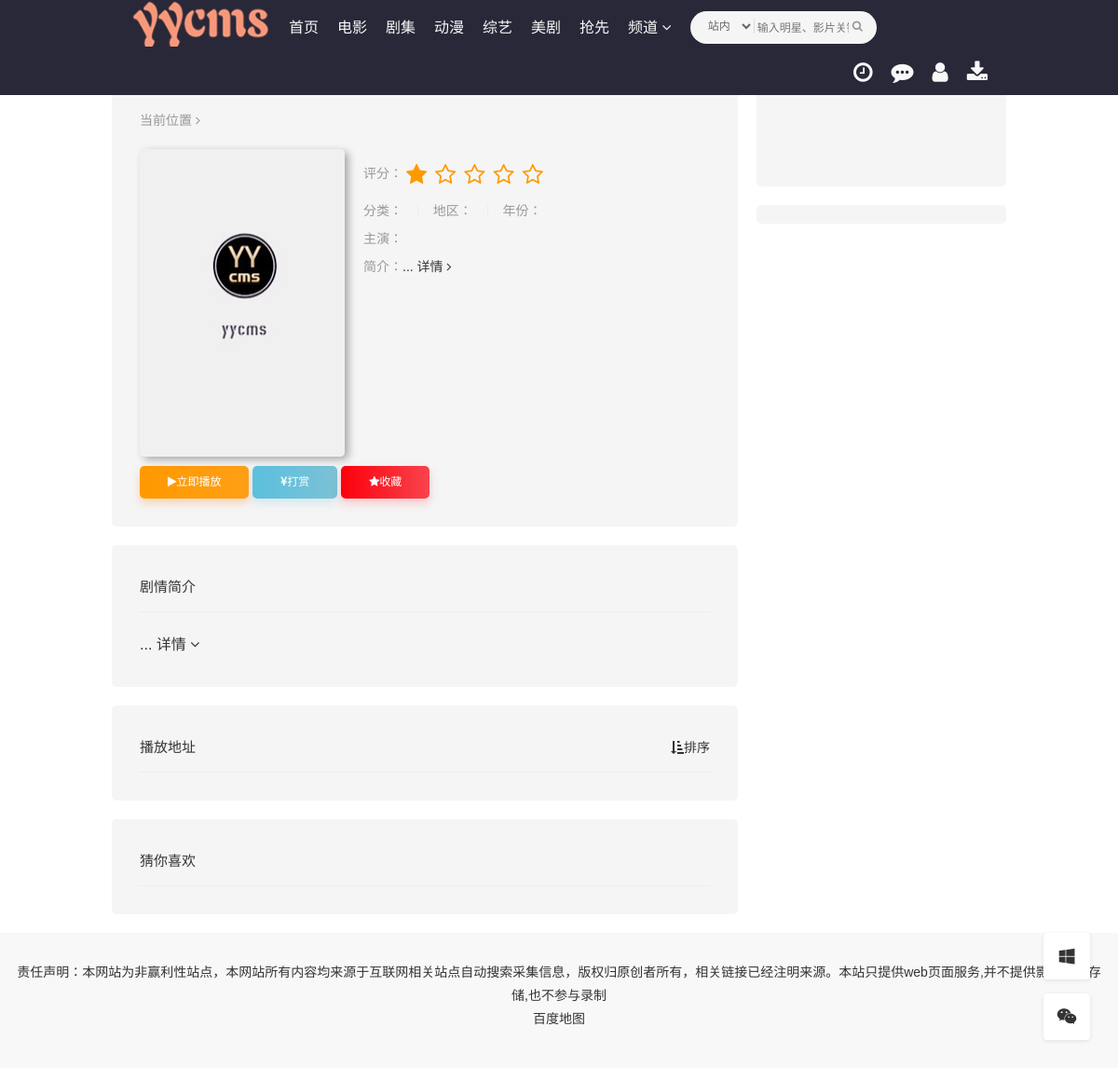
The page /play.php on the database its author committed.
### tables this page shows
CREATE TABLE `yycms_pintai` (
  `id` int(11) NOT NULL AUTO_INCREMENT,
  `a_bt` varchar(50) DEFAULT NULL,
  `a_name` varchar(80) DEFAULT NULL,
  `a_url` varchar(80) DEFAULT NULL,
  `a_keywords` varchar(80) DEFAULT NULL,
  `a_description` varchar(250) DEFAULT NULL,
  `a_bfqgg` varchar(5) DEFAULT NULL,
  `a_jzt` varchar(250) DEFAULT NULL,
  `a_hckg` smallint(6) DEFAULT NULL,
  `a_dbdh` varchar(5) DEFAULT NULL,
  `a_dst` varchar(250) DEFAULT NULL,
  `a_dylb` varchar(5) DEFAULT NULL,
  `a_hcsj` varchar(10) DEFAULT NULL,
  `a_logo` varchar(250) DEFAULT NULL,
  `a_fhkg` smallint(6) DEFAULT NULL,
  `a_mrjx` varchar(50) DEFAULT NULL,
  `a_jxjk` text,
  `a_zyjk` text,
  `a_ggkg` varchar(2) DEFAULT NULL,
  `a_gg` text,
  `a_qqsp` text,
  `a_tj` text,
  `a_bq` text,
  `a_mb` varchar(10) DEFAULT NULL,
  `a_uare` varchar(10) DEFAULT NULL,
  `a_pass` varchar(10) DEFAULT NULL,
  `gg_gg1` text,
  `gg_gg2` text,
  `gg_gg3` text,
  `gg_gg4` text,
  `gg_gg5` text,
  `gg_gg6` text,
  `gg_gg7` text,
  `gg_gg8` text,
  `gg_gg9` text,
  `gg_gg10` text,
  `gg_gg11` text,
  `zf_kg` varchar(5) DEFAULT NULL,
  `zf_user` varchar(10) DEFAULT NULL,
  `zf_pass` varchar(150) DEFAULT NULL,
  `zf_pay` text,
  `a_user_user` varchar(20) DEFAULT NULL,
  `a_user_pass` varchar(20) DEFAULT NULL,
  `a_sfkg` varchar(10) DEFAULT NULL,
  `a_wximg` varchar(255) DEFAULT NULL,
  `s_bftitle` text,
  `s_bfkeywords` text,
  `s_bfdescription` text,
  `a_kg1` varchar(5) DEFAULT NULL,
  `a_kg2` varchar(5) DEFAULT NULL,
  `a_kg3` varchar(5) DEFAULT NULL,
  `a_kg4` varchar(5) DEFAULT NULL,
  `a_kg5` varchar(5) DEFAULT NULL,
  `a_ylcs1` varchar(255) DEFAULT NULL,
  `a_ylcs2` varchar(255) DEFAULT NULL,
  `a_baidu` varchar(255) DEFAULT NULL,
  `a_xzh` varchar(255) DEFAULT NULL,
  `a_gjcpb` text,
  `a_gjcth` text,
  `a_mjgjc` text,
  `a_zdyurl` text,
  `a_mjlm` text,
  PRIMARY KEY (`id`)
);

### templets/yycms/detail.php (the view, shortened to what the rows shown need)
<!DOCTYPE html>
<html>
<head>
<?php
include 'head.php';
?>
</head>
<body class="yycmsys">
<?php
include 'header.php';
?>
<div class="container">
  <div class="row">
    <div class="col-lg-wide-75 col-md-wide-7 col-xs-1 padding-0">
      <div class="myui-panel myui-panel-bg clearfix">
        <div class="myui-panel-box clearfix">
          <div class="col-xs-1">
            <span class="text-muted">当前位置</span>
            <i class="fa fa-angle-right text-muted"></i>
            <span class="text-muted"><?php echo $bftitlezl; ?></span></div>
          <div class="col-xs-1">
            <div class="myui-content__thumb">
              <a class="myui-vodlist__thumb picture" href="<?php echo $bfypurldz;?>" target="_blank"  title="<?php echo $bftitlezl; ?>">
                <img class="lazyload" src="<?php echo $yycms_a_jzt;?>" data-original="<?php echo $bfimgzl;?>" />
              </a>
            </div>
            <div class="myui-content__detail">
              <div id="rating" class="score" data-mid="1" data-id="555" data-score="1">
                <span class="left text-muted">评分：</span>
                <ul class="rating">
                  <li title="很差" val="1">
                    <i class="fa fa-star"></i>
                  </li>
                  <li title="较差" val="2">
                    <i class="fa fa-star-o"></i>
                  </li>
                  <li title="还行" val="3">
                    <i class="fa fa-star-o"></i>
                  </li>
                  <li title="推荐" val="4">
                    <i class="fa fa-star-o"></i>
                  </li>
                  <li title="力荐" val="5">
                    <i class="fa fa-star-o"></i>
                  </li>
                </ul>
                <span class="branch"><?php echo $bfpfzl;?></span></div>
              <p class="data">
                <span class="text-muted">分类：</span>
                <span class="text-muted hidden-xs">地区：</span>
                <span class="text-muted hidden-xs">年份：</span>
              <p class="data">
                <span class="text-muted">主演：</span><?php foreach ($bfzyzl as $vzy ){echo $vzy.'&nbsp;';}?></p>
              <p class="data hidden-xs">
                <span class="text-muted">简介：</span><?php echo $bfjjzl; ?>
                <a href="#desc">详情
                  <i class="fa fa-angle-right"></i></a>
              </p>
            </div>
            <div class="myui-content__operate">
              <a class="btn btn-warm" href="<?php echo $bfypurldz;?>" target="_blank">
                <i class="fa fa-play"></i>立即播放</a>
              <a class="btn btn-info" href="javascript:;" onclick="MyTheme.Layer.Img('打赏','<?php echo $yycms_a_dst;?>','扫码支付任意金额')">
                <i class="fa fa-cny"></i>打赏</a>
              <a class="btn btn-danger favorite" href="javascript:void(0);">
                <i class="fa fa-star"></i>收藏</a>
            </div>
          </div>
        </div>
      </div>
      <div class="myui-panel myui-panel-bg clearfix" id="desc">
        <div class="myui-panel-box clearfix">
          <div class="myui-panel_hd">
            <div class="myui-panel__head active bottom-line clearfix">
              <h3 class="title">剧情简介</h3></div>
          </div>
          <div class="myui-panel_bd">
            <div class="col-pd text-collapse content">
              <span class="sketch content"><?php echo $bfjjzl; ?></span>
              <a class="details" href="javascript:;">详情
                <i class="fa fa-angle-down"></i></a>
            </div>
          </div>
        </div>
      </div>
      <div class="myui-panel myui-panel-bg clearfix">
        <div class="myui-panel-box clearfix">
          <div class="myui-panel_hd">
            <div class="myui-panel__head active bottom-line clearfix">
              <a class="more sort-button pull-right" href="javascript:;">
                <i class="fa fa-sort-amount-asc"></i>排序</a>
              <h3 class="title">播放地址</h3>
<?php
if ($yplx=="dianying"){
echo '<ul class="nav nav-tabs active"></ul></div></div><div class="tab-content myui-panel_bd">
            <div id="playlist1" class="tab-pane fade in clearfix">
              <ul class="myui-content__list scrollbar sort-list clearfix" style="max-height: 300px; overflow: auto;">';
foreach ($bfyptitle as $kk => $vod){
echo '<li class="col-lg-10 col-md-8 col-sm-6 col-xs-4"><a class="btn btn-default" href="'.$bfypurldzd[$kk].'" target="_blank">'.bfyhq($vod).'</a></li>';
}
echo '</ul></div></div>';
}else{
	echo '<ul class="nav nav-tabs active">';
echo '</ul></div></div>';
}
?>
        </div>
      </div>
      <div class="myui-panel myui-panel-bg clearfix">
        <div class="myui-panel-box clearfix">
          <div class="myui-panel_hd">
            <div class="myui-panel__head active bottom-line clearfix">
              <h3 class="title">猜你喜欢</h3>
            </div>
          </div>
        </div>
      </div>
      </div>
    <div class="col-lg-wide-25 col-md-wide-3 col-xs-1 myui-sidebar hidden-sm hidden-xs">
      <div class="myui-panel myui-panel-bg clearfix">
        <div class="myui-panel-box clearfix">
          <div class="myui-panel_hd">
            <div class="myui-panel__head clearfix">
            </div>
          </div>
          <div class="myui-panel_bd">
            <ul class="myui-vodlist__media active col-pd clearfix">
            </ul>
          </div>
        </div>
      </div>
        <div class="myui-panel myui-panel-bg clearfix">
      </div>
    </div>
  </div>
</div>
<?php
include 'footer.php';
?>
</body>
</html>

### templets/yycms/footer.php (shortened to what the rows shown need)
	<div class="myui-foot clearfix">
	<div class="container min">
		<div class="row">
			<div class="col-pd text-center">
				<p><?php echo $yycms_a_bq;?><br><a class="fed-font-xiv" href="/baidu.xml" target="_blank">百度地图</a></p>
			</div>
		</div>
	</div>
</div>
<ul class="myui-extra clearfix">
	<li>
	</li>
		<li>
		<a class="btnskin" href="javascript:;" title="切换皮肤"><i class="fa fa-windows"></i></a>
	</li>
		<li class="dropdown-hover hidden-xs">
		<a href="javascript:;" title="关注我们" onclick="MyTheme.Layer.Img('关注我们','<?php echo $records[0]['a_wximg'];?>','扫一扫关注我们')"><i class="fa fa-wechat"></i></a>
	</li>
	</ul>

### rows shown on the page
yycms_pintai: a_jzt (picture), a_bq "责任声明：本网站为非赢利性站点，本网站所有内容均来源于互联网相关站点自动搜索采集信息，版权归原创者所有，相关链接已经注明来源。本站只提供web页面服务,并不提供影片资源存储,也不参与录制"

### other values the page prints
$bfjjzl "..."
